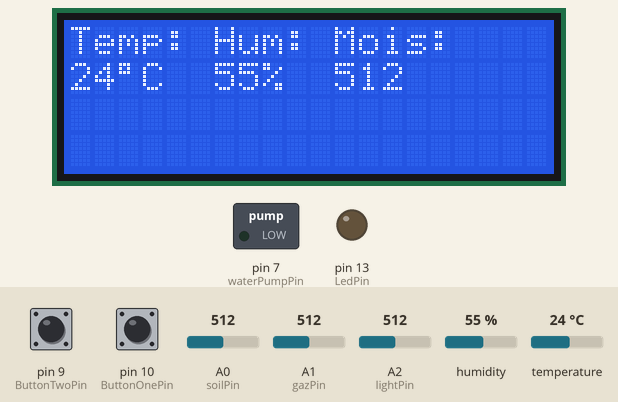
Recording of a sketch running on a simulated Arduino Uno, built with avr-gcc and run on an emulated ATmega328P. On the bench: 20×4 character LCD, switched loads named in the sketch (green lamp = pin HIGH), output pins drawn as LEDs (lit = HIGH). The inputs (shaded band) are chosen by the test bench; at power-on: pin 9 (ButtonTwoPin) LOW, pin 10 (ButtonOnePin) LOW, A0 (soilPin) = 512, A1 (gazPin) = 512, A2 (lightPin) = 512, humidity 55 %, temperature 24 °C.

Above: at 3.2 s.
3.3 s: pin 9 (ButtonTwoPin) pulled HIGH for 0.15 s
At 4.9 s:
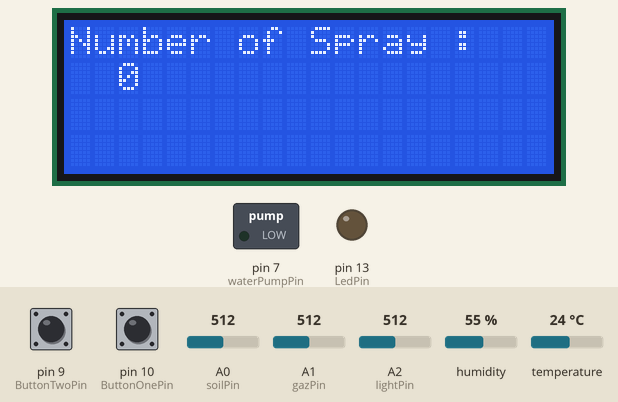
6.4 s: pin 10 (ButtonOnePin) pulled HIGH for 0.15 s
At 9.4 s:
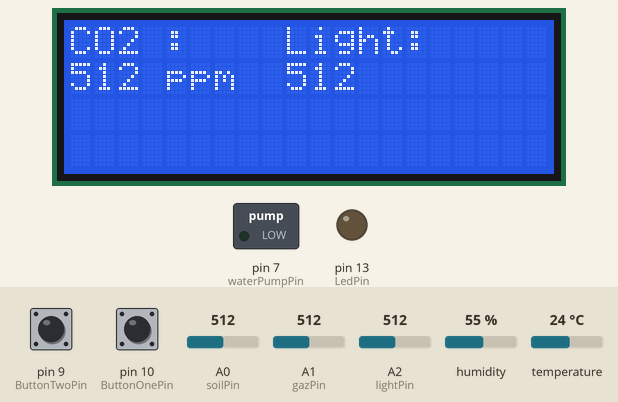
9.5 s: A0 (soilPin) set to 616
12.5 s: A0 (soilPin) set to 638
At 13.6 s:
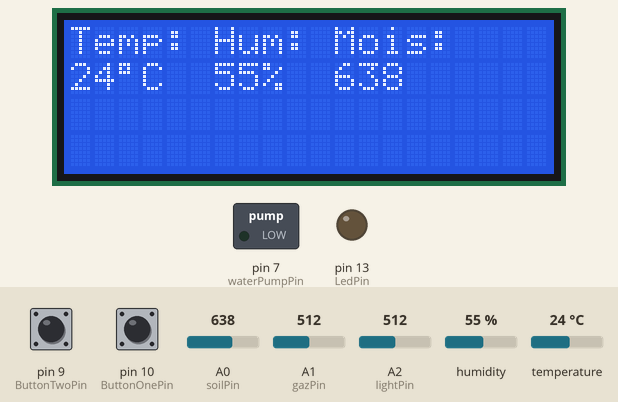
14.6 s: pin 9 (ButtonTwoPin) pulled HIGH for 1 s
At 16.5 s:
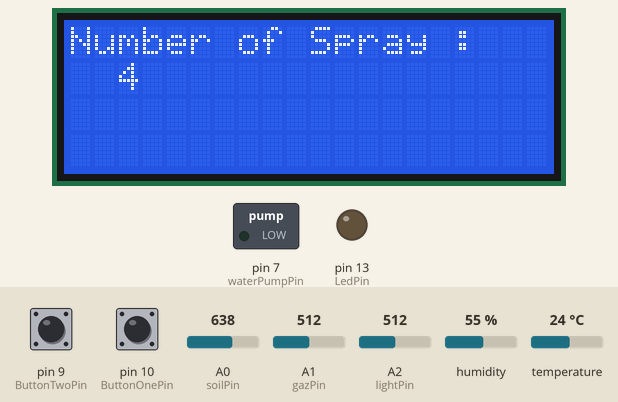
17.1 s: A0 (soilPin) set to 306
At 17.4 s:
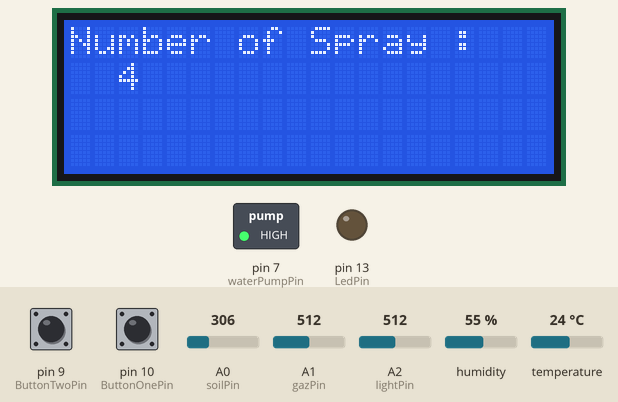
Timing chart, 0 to 39.7 s (numbered marks = the images above; inputs shaded):
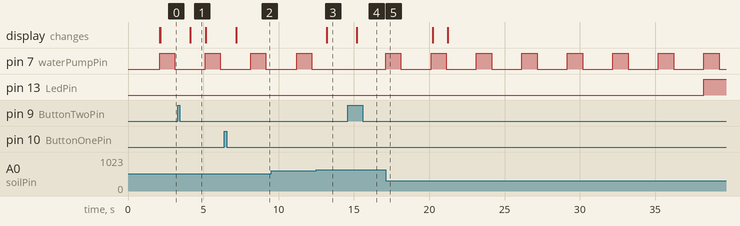

The sketch:

deedu.ino
```cpp
//import the library to control LCD display, this library has been added manually through ZIP file
#include <LiquidCrystal_I2C.h>

//import library for DHT sensor
#include "dht.h"
#define dht_apin A3 // Analog Pin sensor is connected to

//create DHT object
dht DHT;

// create LCD object
LiquidCrystal_I2C lcd(0x27,20,4);  // set the LCD address to 0x27 for a 16 chars and 2 line display


//declaration of variable for buttond
int ButtonOnePin = 10;  //pin for button 1
int ButtonOneState =0 ; //one variable to store current button state
int ButtonOnePreviousState = 0; //one variable to store previous button state
int ButtonTwoPin = 9; // same for button 2
int ButtonTwoState =0 ;
int ButtonTwoPreviousState = 0;


unsigned long timeBeginDisplay=0;
int timeDisplayPeriod = 6000; //period the 2nd and 3rd screen are displayed
int valToDisplay = 0; //variable to decide what information is to be displayed

int airTemp; //variable to store air temperature measured by DHT11 sensor
int airHumidity; //variable to store air humidity measured by DHT11 sensor

int LedPin =  13;

int waterPumpPin=7; // pin on which is connected the relay that command water pump
int sprayNum=0; //variable to strore number of spraying
int pumpOn =false; //variable used for spraying, it stays ON during the spray timing


int MoistureHigh = 800;
int MoistureGood = 710;
int MoistureLow = 630; //threshold that should launch water spray of the plant
int valSoil ;  //variable to store value measured by moisture sensor
int soilPin = A0; // pin on wich is connected moisture sensor
int soilPower = 12;

int timePeriod = 1000; //variable to store timing in ms, period between each display refresh, a clear is called each time display is called
int humMeasurePeriod=0;
unsigned long currentMillis; //variable to store current timing
unsigned long debutMillis=0; //variable used to store timing at the debut of a period
int timePumpPeriod = 3000; //timing for water spraying
unsigned long timePumpDebut = 0; //variable used to store timing value for the debut of a spraying period


int gazPin = 1; //pin on which is connected gaz sensor
int valGaz ; //variable on which is stored gaz sensor value

int lightPin = 2; //pin on which is connected the photoresistor
int valLight ; //variable on which light value is stored

//function to read moisture sensor value
int readSoil()
{

    digitalWrite(soilPower, HIGH);//turn D7 "On"
    delay(10);//wait 10 milliseconds
    valSoil = analogRead(soilPin);//Read the SIG value form sensor
    digitalWrite(soilPower, LOW);//turn D7 "Off"
    return valSoil;//send current moisture value
}

//function called to refresh LCD screen, displaying wanted screen regarding value of variable "valToDisplay"
int toDisplay(){

  lcd.clear(); //clear the screen to remove character that might not be overwritten by new message

  if (valToDisplay==0){
    lcd.setCursor(0,0); //to put cursor on 1rst character of 1rst line
    lcd.print("Temp:");
    lcd.setCursor(6,0);
    lcd.print("Hum:");
    lcd.setCursor(11,0);
    lcd.print("Mois:");
    lcd.setCursor(0,1); //to put cursor on 1rst character of 2nd line
    lcd.print(airTemp);
    lcd.setCursor(2,1);
    lcd.print((char)223); //special character for temperature
    lcd.print("C");
    lcd.setCursor(6,1);
    lcd.print(airHumidity);
    lcd.setCursor(8,1);
    lcd.print("%");
    lcd.setCursor(11,1);
    lcd.print(valSoil);
  }
  else if (valToDisplay==1 && (currentMillis-timeBeginDisplay)<timeDisplayPeriod){
    lcd.setCursor(0,0);
    lcd.print("CO2 :");
    lcd.setCursor(0,1);
    lcd.print(valGaz);
    lcd.print(" ppm");
    lcd.setCursor(9,0);
    lcd.print("Light:");
    lcd.setCursor(9,1);
    lcd.print(valLight);
  }
  else if (valToDisplay==2 && (currentMillis-timeBeginDisplay)<timeDisplayPeriod){
    lcd.setCursor(0,0);
    lcd.print("Number of Spray :");
    lcd.setCursor(2,1);
    lcd.print(sprayNum);
  }

  if((currentMillis-timeBeginDisplay)>timeDisplayPeriod){ //display original screen when display period is over
    valToDisplay=0;
    //we display in this IF condition the 1rst screen because before there was a blank screen after the timing
    lcd.setCursor(0,0); //to put cursor on 1rst character of 1rst line
    lcd.print("Temp:");
    lcd.setCursor(6,0);
    lcd.print("Hum:");
    lcd.setCursor(11,0);
    lcd.print("Mois:");
    lcd.setCursor(0,1); //to put cursor on 1rst character of 2nd line
    lcd.print(airTemp);
    lcd.setCursor(2,1);
    lcd.print((char)223); //special character for temperature
    lcd.print("C");
    lcd.setCursor(6,1);
    lcd.print(airHumidity);
    lcd.setCursor(8,1);
    lcd.print("%");
    lcd.setCursor(11,1);
    lcd.print(valSoil);
  }

}

int readTempHum (){

    DHT.read11(dht_apin); //read value from DHT sensor

    airTemp = DHT.temperature; //store temperature value from sensor
    airHumidity = DHT.humidity; // store humidity value from sensor

    //delay(3000);//Wait 3 seconds before accessing sensor again, without timing, sensor measurement is faulty. we commented this delay because this function isn't called often
}

int waterPump(){

  //the condition below to command or not the water pump
  if (valSoil<MoistureLow && pumpOn==false){
    timePumpDebut=currentMillis;
    pumpOn=true; //this value change, so next water pump cycle is launched
  }

  //once the waterpump cycle is launched, this if condition will turn ON the pump on the third of the timePumpPeriod defined, the other 2 third, the water pump will be turned OFF
  if (currentMillis-timePumpDebut<timePumpPeriod && pumpOn==true){
    if((currentMillis-timePumpDebut)<(timePumpPeriod/3)){ //time proportion between spraying and non spraying
      digitalWrite(waterPumpPin,HIGH); //turn ON relay so water pump
    }
    else{
      digitalWrite(waterPumpPin,LOW);  //turn OFF relay so water pump
    }
  }
  else if (currentMillis-timePumpDebut>=timePumpPeriod && pumpOn==true){
      pumpOn=false; //once pump cycle is over, variable value change to make water spraying dependant on moisture value again
      sprayNum++; //add +1 to the number of spraying performed
  }
}

int waterTankAlarm(){
  if (sprayNum>10){ //when number of spraying is above limit, turn on led to warn user
    digitalWrite(LedPin,HIGH);
  }
  else {
    digitalWrite(LedPin,LOW);
  }
}


void setup() {
  // put your setup code here, to run once:
  Serial.begin(9600);
  //defining wich pin are IN or OUT
  pinMode(LedPin, OUTPUT);
  pinMode(ButtonOnePin, INPUT);
  pinMode(ButtonTwoPin, INPUT);
  pinMode(waterPumpPin, OUTPUT);

  // initialize the lcd
  lcd.init();
  lcd.backlight();
  lcd.setCursor(0,0);
  lcd.print("Waking up");

  //ready first temperature and humidity from DHT sensor to store value (since this function isn't called often)
  readTempHum();

  delay(2000);
  lcd.clear();


}

void loop() {

  //reading of sensor value, not DHT due to the delay needed to its measurement
  readSoil();
  valGaz = analogRead(gazPin);
  valLight = analogRead(lightPin);

  currentMillis=millis(); //measurement of current time

  //small function to avoid button rebound, when pressing once on the button, arduino reads only one pressing...
  ButtonOneState=digitalRead(ButtonOnePin); //reading of button value
  if (ButtonOneState !=ButtonOnePreviousState){ //comparing with previous state
    if (ButtonOneState == HIGH){ //if previous state was 0 and current is 1, then take button pressing in account
      delay(200);
      valToDisplay=1;
      timeBeginDisplay=currentMillis;
    }
    ButtonOnePreviousState=ButtonOneState;
  }
  //same function for button 2 as button 1
  ButtonTwoState=digitalRead(ButtonTwoPin);
  if (ButtonTwoState !=ButtonTwoPreviousState){
    if (ButtonTwoState == HIGH){
      delay(200);
      valToDisplay=2; //particular value for "valToDisplay"
      timeBeginDisplay=currentMillis;
    }
    ButtonTwoPreviousState=ButtonTwoState;
  }

  waterPump(); //calling for water pump function which launch spray cycle if needed

  waterTankAlarm(); //calling function to warn user about water tank level

  //small condition for screen refreshing and measurement of DHT sensor
  if (currentMillis-debutMillis>timePeriod){ //end of a period
    debutMillis=currentMillis; //define the begining of a new period
    toDisplay(); //refresh of the screen regarding "valToDisplay" value
    humMeasurePeriod++; //DHT sensor values are measured every 20 times the screens is refreshed
    if (humMeasurePeriod>20){ //go to measure DHT values
          readTempHum();
          humMeasurePeriod=0;
    }

  }


}
```

Measured:
- the behaviour switches between 629 and 630 on A0 (soilPin) (found by bisection; images 2 and 3)
- after the input at 3.3 s, the display: changes after 0.84 s (image 1)
- after the input at 6.4 s, the display: changes after 0.77 s (image 2)
- after the input at 12.5 s, pin 7 (waterPumpPin): stays LOW (without the input it goes to HIGH after 1.7 s); the display: changes after 0.69 s (image 3)
- after the input at 14.6 s, the display: changes after 0.59 s (image 4)
- after the input at 17.1 s, pin 7 (waterPumpPin): alternates HIGH for 1.0 s and LOW for 2.0 s, starting at once; pin 13 (LedPin): LOW → HIGH after 21.1 s
- what the display in image 1 shows lasts 1.0 s, from 4.1 s to 5.1 s
